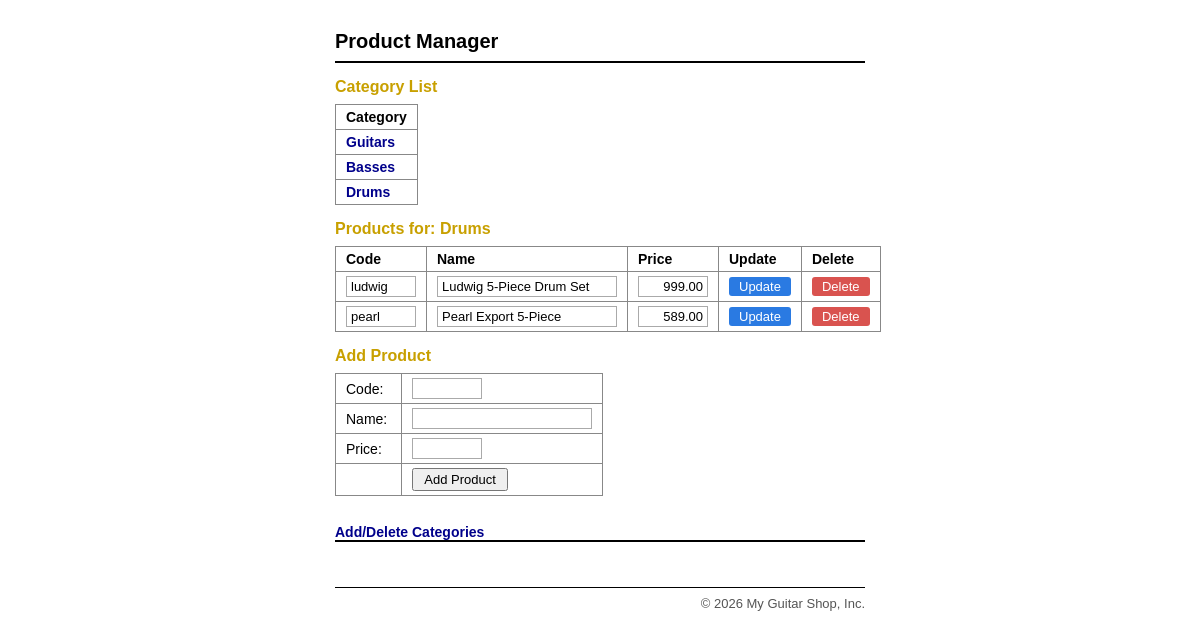
The app's page /index.php?action=list_products&category_id=3 with its own data.
### tables this page shows
CREATE TABLE IF NOT EXISTS categories (
    categoryID    INT             NOT NULL AUTO_INCREMENT,
    categoryName  VARCHAR(255)    NOT NULL,
    PRIMARY KEY (categoryID)
);

CREATE TABLE IF NOT EXISTS products (
    productID     INT             NOT NULL AUTO_INCREMENT,
    categoryID    INT             NOT NULL,
    productCode   VARCHAR(10)     NOT NULL,
    productName   VARCHAR(255)    NOT NULL,
    listPrice     DECIMAL(10,2)   NOT NULL,
    PRIMARY KEY (productID),
    FOREIGN KEY (categoryID) REFERENCES categories(categoryID)
);

### model/category_db.php (called while the page is built, shortened)
<?php
function get_categories() {
    $db = get_db();
    $query = 'SELECT * FROM categories ORDER BY categoryID';
    $statement = $db->prepare($query);
    $statement->execute();
    $categories = $statement->fetchAll();
    return $categories;
}
function get_category($category_id) {
    $db = get_db();
    $query = 'SELECT * FROM categories WHERE categoryID = :category_id';
    $statement = $db->prepare($query);
    $statement->bindValue(':category_id', $category_id);
    $statement->execute();
    $category = $statement->fetch();
    return $category;
}

### model/product_db.php (called while the page is built, shortened)
<?php
function get_products_by_category($category_id) {
    $db = get_db();
    $query = 'SELECT * FROM products WHERE categoryID = :category_id ORDER BY productID';
    $statement = $db->prepare($query);
    $statement->bindValue(':category_id', $category_id);
    $statement->execute();
    $products = $statement->fetchAll();
    return $products;
}

### catalog/list_products.php (the view, shortened to what this page needs)
<?php include 'view/header.php'; ?>
<div class="container">
    <h1>Product Manager</h1>
    <hr>
    <h2>Category List</h2>
    <table>
        <tr>
            <th>Category</th>
        </tr>
        <?php foreach ($categories as $cat) : ?>
            <tr>
                <td>
                    <a href="index.php?action=list_products&amp;category_id=<?php echo $cat['categoryID']; ?>">
                        <?php echo htmlspecialchars($cat['categoryName']); ?>
                    </a>
                </td>
            </tr>
        <?php endforeach; ?>
    </table>
    <?php if (isset($category) && $category) : ?>
    <h2>Products for: <?php echo htmlspecialchars($category['categoryName']); ?></h2>
    <table>
        <tr>
            <th>Code</th>
            <th>Name</th>
            <th class="right">Price</th>
            <th>Update</th>
            <th>Delete</th>
        </tr>
        <?php foreach ($products as $product) : $pid = $product['productID']; ?>
            <tr>
                <td>
                    <input type="text" name="code"
                           form="update-<?php echo $pid; ?>"
                           value="<?php echo htmlspecialchars($product['productCode']); ?>"
                           class="inline-input">
                </td>
                <td>
                    <input type="text" name="name"
                           form="update-<?php echo $pid; ?>"
                           value="<?php echo htmlspecialchars($product['productName']); ?>"
                           class="inline-input wide">
                </td>
                <td class="right">
                    <input type="text" name="price"
                           form="update-<?php echo $pid; ?>"
                           value="<?php echo $product['listPrice']; ?>"
                           class="inline-input price">
                </td>
                <td>
                    <input type="submit"
                           form="update-<?php echo $pid; ?>"
                           value="Update"
                           class="btn-update">
                </td>
                <td>
                    <input type="submit"
                           form="delete-<?php echo $pid; ?>"
                           value="Delete"
                           class="btn-delete">
                </td>
            </tr>
        <?php endforeach; ?>
    </table>
    <?php endif; ?>
    <h2>Add Product</h2>
    <form action="index.php" method="post">
        <table>
            <tr>
                <td><label for="add_code">Code:</label></td>
                <td><input type="text" id="add_code" name="code" class="inline-input"></td>
            </tr>
            <tr>
                <td><label for="add_name">Name:</label></td>
                <td><input type="text" id="add_name" name="name" class="inline-input wide"></td>
            </tr>
            <tr>
                <td><label for="add_price">Price:</label></td>
                <td><input type="text" id="add_price" name="price" class="inline-input price"></td>
            </tr>
            <tr>
                <td></td>
                <td><input type="submit" value="Add Product"></td>
            </tr>
        </table>
    </form>
    <br>
    <p><a href="index.php">Add/Delete Categories</a></p>
    <hr>
</div>
<?php include 'view/footer.php'; ?>

### styles/main.css (style rules this page uses)
* { margin: 0; padding: 0; box-sizing: border-box; }
body { font-family: Arial, Helvetica, sans-serif; font-size: 14px; background-color: #fff; color: #000; }
.container { padding: 10px 0; }
h1 { font-size: 20px; font-weight: bold; margin-bottom: 8px; }
hr { border: none; border-top: 2px solid #000; margin-bottom: 15px; }
h2 { font-size: 16px; font-weight: bold; color: #c8a000; margin: 15px 0 8px 0; }
table { border-collapse: collapse; margin-bottom: 12px; }
th, td { border: 1px solid #888; padding: 4px 10px; text-align: left; }
th { font-weight: bold; }
td.right { text-align: right; }
form { display: inline; margin: 0; }
input[type="text"] { padding: 2px 4px; font-size: 14px; width: 200px; border: 1px solid #888; }
input[type="submit"] { padding: 2px 10px; font-size: 13px; cursor: pointer; }
label { display: inline; margin-right: 4px; }
a { color: #00008B; font-weight: bold; text-decoration: none; }
input.inline-input { border: 1px solid #aaa; padding: 2px 4px; font-size: 13px; width: 70px; }
input.inline-input.wide { width: 180px; }
input.inline-input.price { width: 70px; text-align: right; }
input.btn-update { background-color: #2a7ae2; color: #fff; border: none; padding: 2px 10px; font-size: 13px; cursor: pointer; border-radius: 3px; }
input.btn-delete { background-color: #d9534f; color: #fff; border: none; padding: 2px 10px; font-size: 13px; cursor: pointer; border-radius: 3px; }

### records on screen
categories: categoryName "Guitars"
categories: categoryName "Basses"
categories: categoryName "Drums"
products: code "ludwig", name "Ludwig 5-Piece Drum Set", price "999.00"
products: code "pearl", name "Pearl Export 5-Piece", price "589.00"
